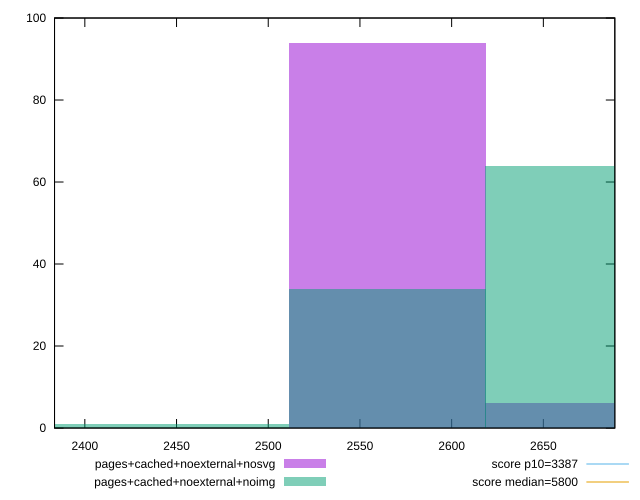

This figure's gnuplot source:
reset

$pagesCachedNoexternalNosvg <<EOF
2565.021980202646 94
2671.897896044423 6
EOF

$pagesCachedNoexternalNoimg <<EOF
2565.021980202646 34
2671.897896044423 64
2458.146064360869 1
2351.2701485190923 1
EOF

set key outside below
set boxwidth 106.87591584177692
set xrange [2383.476745090407:2688.970618200059]
set yrange [0:100]
set trange [0:100]
set style fill transparent solid 0.5 noborder

set parametric
set terminal svg size 640, 500 enhanced background rgb 'white'
set output "reprap/speed-index/comparison/histogram/7_vs_8.svg"

plot $pagesCachedNoexternalNosvg title "pages+cached+noexternal+nosvg" with boxes, \
     $pagesCachedNoexternalNoimg title "pages+cached+noexternal+noimg" with boxes, \
     3387,t title "score p10=3387", \
     5800,t title "score median=5800"

reset
